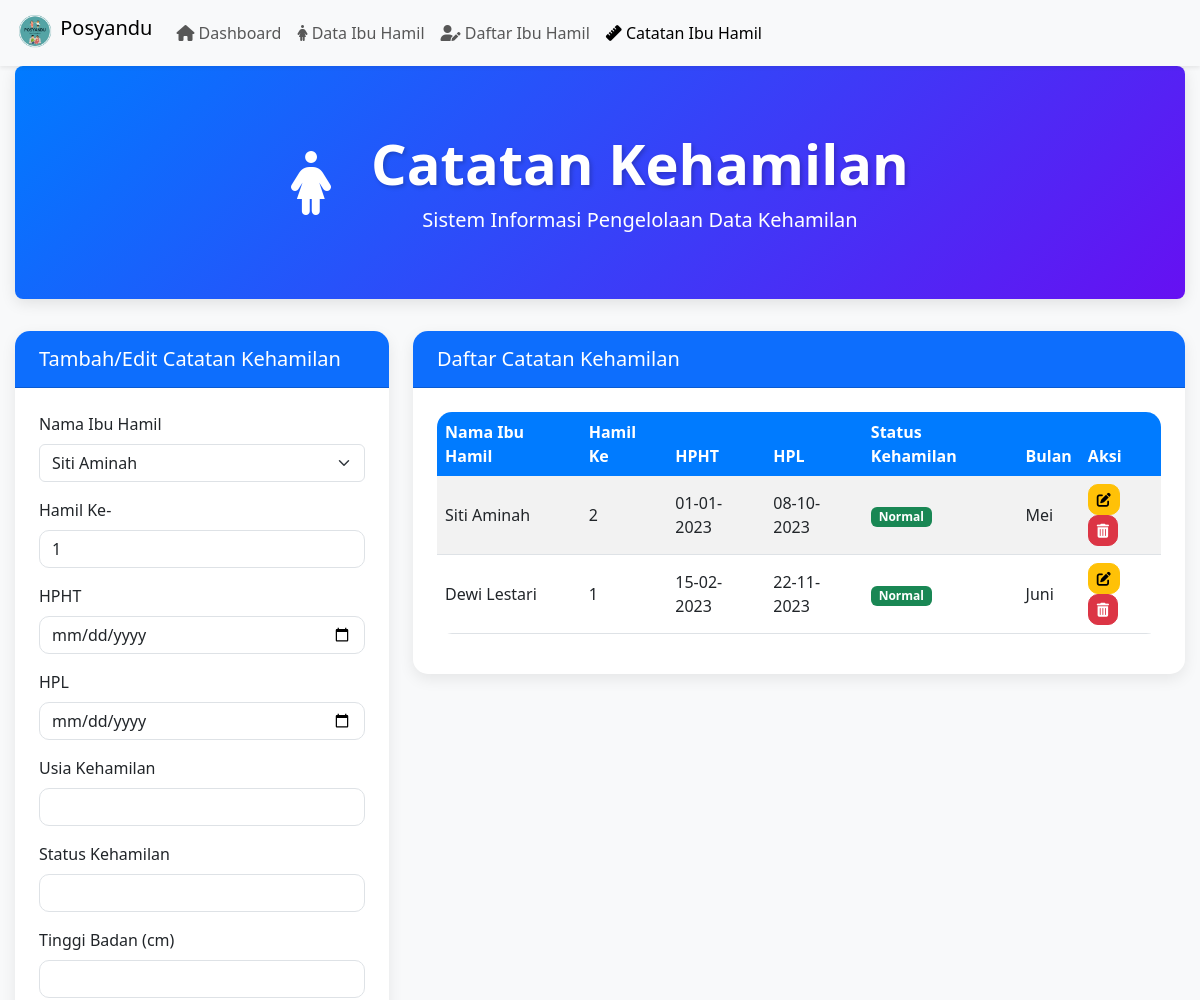
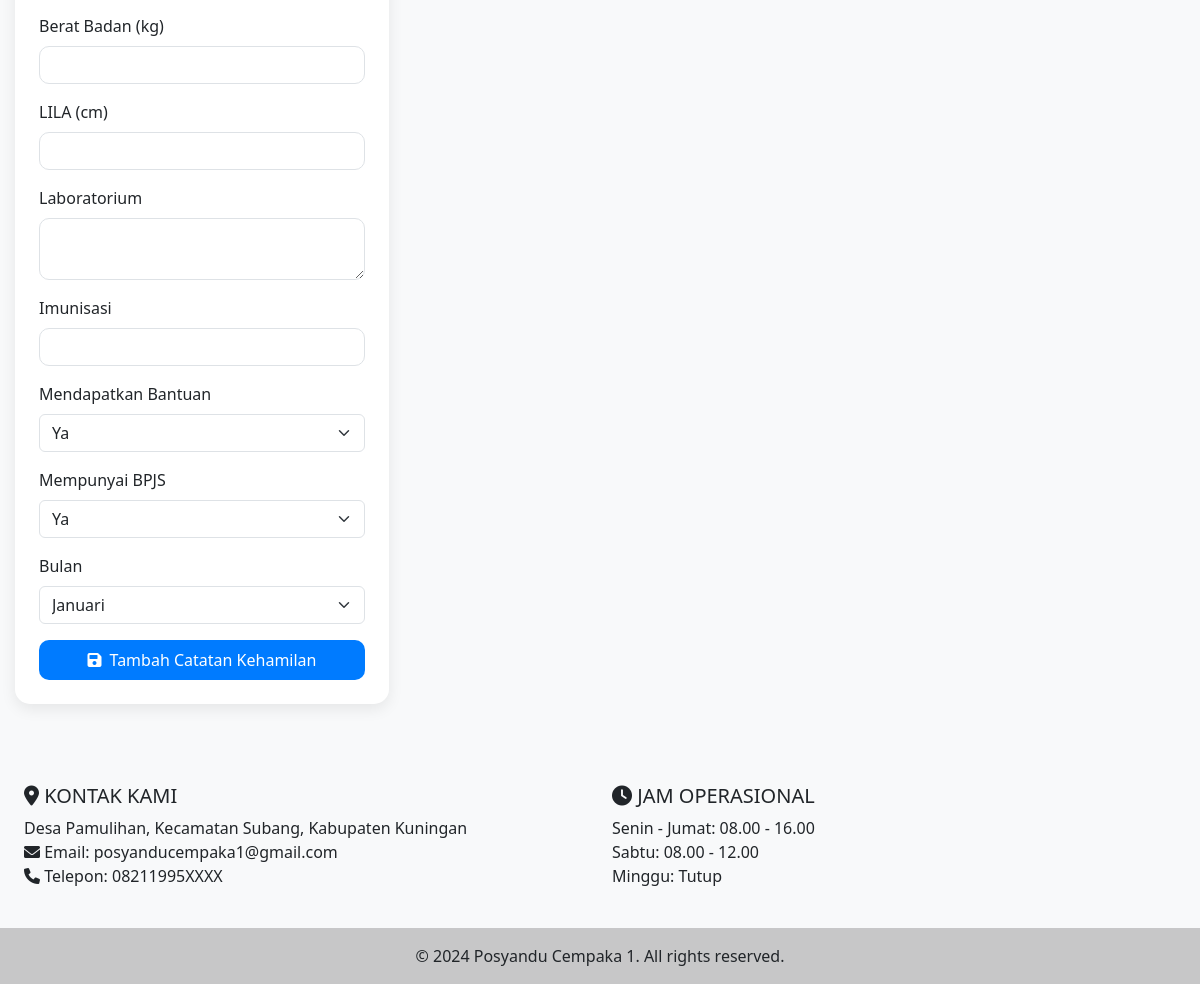
Page /posyandu_1/ibuhamil_crud_p1.php (signed in) on the committed database (2 pictures, top to bottom).
### tables this page shows
CREATE TABLE "catatan_kehamilan" (
    id_kehamilan INTEGER PRIMARY KEY AUTOINCREMENT,
    id_ibu INTEGER,
    hamil_keberapa INTEGER,
    hpht TEXT,
    hpl TEXT,
    usia_kehamilan TEXT,
    status_kehamilan TEXT,
    tinggi_badan REAL,
    berat_badan REAL,
    lila REAL,
    laboratorium TEXT,
    imunisasi TEXT,
    mendapatkan_bantuan INTEGER,
    mempunyai_bpjs INTEGER,
    bulan TEXT CHECK (bulan IN ('januari', 'februari', 'maret', 'april', 'mei', 'juni', 'juli', 'agustus', 'september', 'oktober', 'november', 'desember')),
    FOREIGN KEY (id_ibu) REFERENCES ibu_hamil(id_ibu)
);

CREATE TABLE "ibu_hamil" (
    id_ibu INTEGER PRIMARY KEY AUTOINCREMENT,
    nama_ibu_hamil TEXT NOT NULL,
    nik TEXT,
    tempat_tanggal_lahir_ibu TEXT,
    nama_suami TEXT,
    nik_suami TEXT,
    tempat_tanggal_lahir_suami TEXT,
    alamat TEXT
);

### posyandu_1/ibuhamil_crud_p1.php (the view, shortened to what this page needs)
<?php
require_once __DIR__ . '/../pos_1/header_ih_p1.php';
$catatan_kehamilan = null;
$stmt = $db->query("SELECT id_ibu, nama_ibu_hamil FROM " . TABLE_IBU_HAMIL);
$ibu_hamil_list = $stmt->fetchAll(PDO::FETCH_ASSOC);
$stmt = $db->query("SELECT c.*, i.nama_ibu_hamil FROM " . TABLE_CATATAN_KEHAMILAN . " c JOIN " . TABLE_IBU_HAMIL . " i ON c.id_ibu = i.id_ibu ORDER BY c.id_kehamilan ASC");
$catatan_kehamilan_list = $stmt->fetchAll(PDO::FETCH_ASSOC);
?>
<!DOCTYPE html>
<html lang="id">
<head>
    <link href="https://cdn.jsdelivr.net/npm/bootstrap@5.3.0-alpha1/dist/css/bootstrap.min.css" rel="stylesheet">
    <link href="https://cdnjs.cloudflare.com/ajax/libs/font-awesome/6.0.0-beta3/css/all.min.css" rel="stylesheet">
</head>
<body>
<div class="container">
    <div class="jumbotron text-center">
        <div class="row align-items-center justify-content-center">
            <div class="col-auto">
                <i class="fas fa-female title-icon"></i>
            </div>
            <div class="col-auto">
                <h1 class="display-4">Catatan Kehamilan</h1>
                <p class="lead">Sistem Informasi Pengelolaan Data Kehamilan</p>
            </div>
        </div>
    </div>
</div>
<div class="container">
    <div class="row">
        <div class="col-lg-4">
            <div class="card">
                <div class="card-header bg-primary text-white">
                    <h5 class="card-title mb-0">Tambah/Edit Catatan Kehamilan</h5>
                </div>
                <div class="card-body">
                    <form method="POST" action="">
                        <div class="mb-3">
                            <label for="id_ibu" class="form-label">Nama Ibu Hamil</label>
                            <select class="form-select" id="id_ibu" name="id_ibu" required>
                                <?php foreach ($ibu_hamil_list as $ibu): ?>
                                    <option value="<?php echo $ibu['id_ibu']; ?>" <?php echo (isset($catatan_kehamilan) && $catatan_kehamilan['id_ibu'] == $ibu['id_ibu']) ? 'selected' : ''; ?>>
                                        <?php echo htmlspecialchars($ibu['nama_ibu_hamil']); ?>
                                    </option>
                                <?php endforeach; ?>
                            </select>
                        </div>
                        <div class="mb-3">
                        <label for="hamil_keberapa" class="form-label">Hamil Ke-</label>
                        <input type="number" class="form-control" id="hamil_keberapa" name="hamil_keberapa"
                            value="<?php echo isset($catatan_kehamilan['hamil_keberapa']) ? $catatan_kehamilan['hamil_keberapa'] : 1; ?>"
                            required min="1" step="1">
                    </div>
                        <div class="mb-3">
                            <label for="hpht" class="form-label">HPHT</label>
                            <input type="date" class="form-control" id="hpht" name="hpht" value="<?php echo isset($catatan_kehamilan) ? $catatan_kehamilan['hpht'] : ''; ?>" required>
                        </div>
                        <div class="mb-3">
                            <label for="hpl" class="form-label">HPL</label>
                            <input type="date" class="form-control" id="hpl" name="hpl" value="<?php echo isset($catatan_kehamilan) ? $catatan_kehamilan['hpl'] : ''; ?>" required>
                        </div>
                        <div class="mb-3">
                            <label for="usia_kehamilan" class="form-label">Usia Kehamilan</label>
                            <input type="text" class="form-control" id="usia_kehamilan" name="usia_kehamilan" value="<?php echo isset($catatan_kehamilan) ? $catatan_kehamilan['usia_kehamilan'] : ''; ?>" required>
                        </div>
                        <div class="mb-3">
                            <label for="status_kehamilan" class="form-label">Status Kehamilan</label>
                            <input type="text" class="form-control" id="status_kehamilan" name="status_kehamilan" value="<?php echo isset($catatan_kehamilan) ? $catatan_kehamilan['status_kehamilan'] : ''; ?>" required>
                        </div>
                        <div class="mb-3">
                            <label for="tinggi_badan" class="form-label">Tinggi Badan (cm)</label>
                            <input type="number" step="0.1" class="form-control" id="tinggi_badan" name="tinggi_badan" value="<?php echo isset($catatan_kehamilan) ? $catatan_kehamilan['tinggi_badan'] : ''; ?>" required>
                        </div>
                        <div class="mb-3">
                            <label for="berat_badan" class="form-label">Berat Badan (kg)</label>
                            <input type="number" step="0.1" class="form-control" id="berat_badan" name="berat_badan" value="<?php echo isset($catatan_kehamilan) ? $catatan_kehamilan['berat_badan'] : ''; ?>" required>
                        </div>
                        <div class="mb-3">
                            <label for="lila" class="form-label">LILA (cm)</label>
                            <input type="number" step="0.1" class="form-control" id="lila" name="lila" value="<?php echo isset($catatan_kehamilan) ? $catatan_kehamilan['lila'] : ''; ?>" required>
                        </div>
                        <div class="mb-3">
                            <label for="laboratorium" class="form-label">Laboratorium</label>
                            <textarea class="form-control" id="laboratorium" name="laboratorium" required><?php echo isset($catatan_kehamilan) ? $catatan_kehamilan['laboratorium'] : ''; ?></textarea>
                        </div>
                        <div class="mb-3">
                            <label for="imunisasi" class="form-label">Imunisasi</label>
                            <input type="text" class="form-control" id="imunisasi" name="imunisasi" value="<?php echo isset($catatan_kehamilan) ? $catatan_kehamilan['imunisasi'] : ''; ?>" required>
                        </div>
                        <div class="mb-3">
                            <label for="mendapatkan_bantuan" class="form-label">Mendapatkan Bantuan</label>
                            <select class="form-select" id="mendapatkan_bantuan" name="mendapatkan_bantuan" required>
                                <option value="1" <?php echo (isset($catatan_kehamilan) && $catatan_kehamilan['mendapatkan_bantuan'] == 1) ? 'selected' : ''; ?>>Ya</option>
                            </select>
                        </div>
                        <div class="mb-3">
                            <label for="mempunyai_bpjs" class="form-label">Mempunyai BPJS</label>
                            <select class="form-select" id="mempunyai_bpjs" name="mempunyai_bpjs" required>
                                <option value="1" <?php echo (isset($catatan_kehamilan) && $catatan_kehamilan['mempunyai_bpjs'] == 1) ? 'selected' : ''; ?>>Ya</option>
                            </select>
                        </div>
                        <div class="mb-3">
                            <label for="bulan" class="form-label">Bulan</label>
                            <select class="form-select" id="bulan" name="bulan" required>
                                <?php
                                $bulan_list = array('januari', 'februari', 'maret', 'april', 'mei', 'juni', 'juli', 'agustus', 'september', 'oktober', 'november', 'desember');
                                foreach ($bulan_list as $bulan):
                                ?>
                                    <option value="<?php echo $bulan; ?>" <?php echo (isset($catatan_kehamilan) && $catatan_kehamilan['bulan'] == $bulan) ? 'selected' : ''; ?>>
                                        <?php echo ucfirst($bulan); ?>
                                    </option>
                                <?php endforeach; ?>
                            </select>
                        </div>
                        <button type="submit" class="btn btn-primary w-100">
                            <i class="fas fa-save me-2"></i><?php echo isset($catatan_kehamilan) ? 'Update' : 'Tambah'; ?> Catatan Kehamilan
                        </button>
                    </form>
                </div>
            </div>
        </div>
        <div class="col-lg-8">
            <div class="card">
                <div class="card-header bg-primary text-white">
                    <h5 class="card-title mb-0">Daftar Catatan Kehamilan</h5>
                </div>
                <div class="card-body">
                    <div class="table-responsive">
                        <table class="table table-striped table-hover align-middle">
                            <thead class="table-dark">
                                <tr>
                                    <th>Nama Ibu Hamil</th>
                                    <th>Hamil Ke</th>
                                    <th>HPHT</th>
                                    <th>HPL</th>
                                    <th>Status Kehamilan</th>
                                    <th>Bulan</th>
                                    <th>Aksi</th>
                                </tr>
                            </thead>
                            <tbody>
                                <?php foreach ($catatan_kehamilan_list as $catatan): ?>
                                    <tr>
                                        <td><?php echo htmlspecialchars($catatan['nama_ibu_hamil']); ?></td>
                                        <td><?php echo intval($catatan['hamil_keberapa']); ?></td>
                                        <td><?php echo date('d-m-Y', strtotime($catatan['hpht'])); ?></td>
                                        <td><?php echo date('d-m-Y', strtotime($catatan['hpl'])); ?></td>
                                        <td>
                                            <span class="badge bg-<?php echo $catatan['status_kehamilan'] == 'Normal' ? 'success' : 'warning'; ?>">
                                                <?php echo htmlspecialchars($catatan['status_kehamilan']); ?>
                                            </span>
                                        </td>
                                        <td><?php echo htmlspecialchars(ucfirst($catatan['bulan'])); ?></td>
                                        <td>
                                            <a href="?edit=<?php echo $catatan['id_kehamilan']; ?>" class="btn btn-sm btn-warning" title="Edit">
                                                <i class="fas fa-edit"></i>
                                            </a>
                                            <form method="post" style="display: inline;">
                                                <button type="submit" class="btn btn-sm btn-danger" onclick="return confirm('Apakah Anda yakin ingin menghapus data ini?')" title="Hapus">
                                                    <i class="fas fa-trash-alt"></i>
                                                </button>
                                            </form>
                                        </td>
                                    </tr>
                                <?php endforeach; ?>
                            </tbody>
                        </table>
                    </div>
                </div>
            </div>
        </div>
    </div>
</div>
</body>
</html>
<?php require_once __DIR__ . '/../pos_1/footer_ih_p1.php'; ?>

### pos_1/header_ih_p1.php (style rules this page uses)
body { min-height: 100vh; display: flex; flex-direction: column; }

### posyandu_1/ibuhamil_crud_p1.php (style rules this page uses)
body { background-color: #f8f9fa; font-family: 'Segoe UI', Tahoma, Geneva, Verdana, sans-serif; }
.container { max-width: 1200px; margin: 0 auto; padding: 0 15px; }
.jumbotron { background: linear-gradient(135deg, #007bff, #6610f2); color: white; padding: 4rem 2rem; margin-bottom: 2rem; border-radius: 0.5rem; box-shadow: 0 4px 15px rgba(0,0,0,0.1); }
.jumbotron .row { margin: 0; }
.jumbotron h1 { font-weight: 700; text-shadow: 2px 2px 4px rgba(0,0,0,0.2); animation: fadeInDown 1s ease-out; margin-bottom: 0.5rem; }
.jumbotron p { animation: fadeInUp 1s ease-out 0.5s; animation-fill-mode: both; margin-bottom: 0; }
.title-icon { font-size: 4rem; color: #ffffff; animation: bounceIn 1s ease-out; margin-right: 1rem; }
.card { border: none; border-radius: 15px; box-shadow: 0 5px 15px rgba(0,0,0,0.08); transition: all 0.3s ease; margin-bottom: 2rem; }
.card-header { border-radius: 15px 15px 0 0 !important; font-weight: 600; padding: 1rem 1.5rem; }
.card-body { padding: 1.5rem; }
.form-control, .btn { border-radius: 10px; }
.btn-primary { background-color: #007bff; border: none; transition: all 0.3s ease; padding: 0.5rem 1rem; }
.table { border-radius: 15px; overflow: hidden; }
.table th { background-color: #007bff; color: white; border: none; }
.table td { vertical-align: middle; }

### rows in the picture
catatan_kehamilan: id_ibu.nama_ibu_hamil "Siti Aminah", hamil_keberapa "2", hpht "01-01-2023", hpl "08-10-2023", status_kehamilan "Normal", bulan "Mei"
catatan_kehamilan: id_ibu.nama_ibu_hamil "Dewi Lestari", hamil_keberapa "1", hpht "15-02-2023", hpl "22-11-2023", status_kehamilan "Normal", bulan "Juni"

### other values in the picture
form field id_ibu "Siti Aminah"
form field bulan "Januari"
